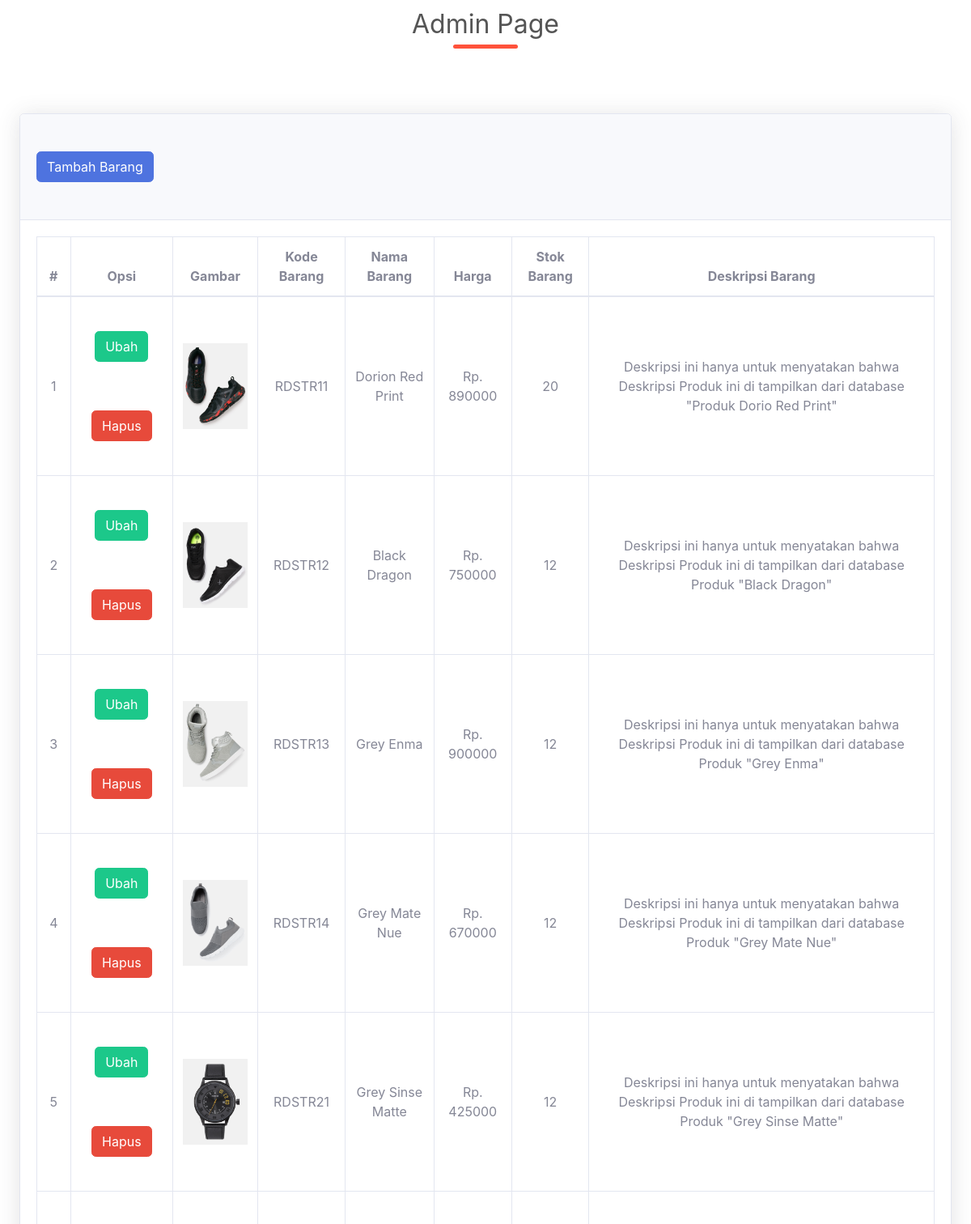
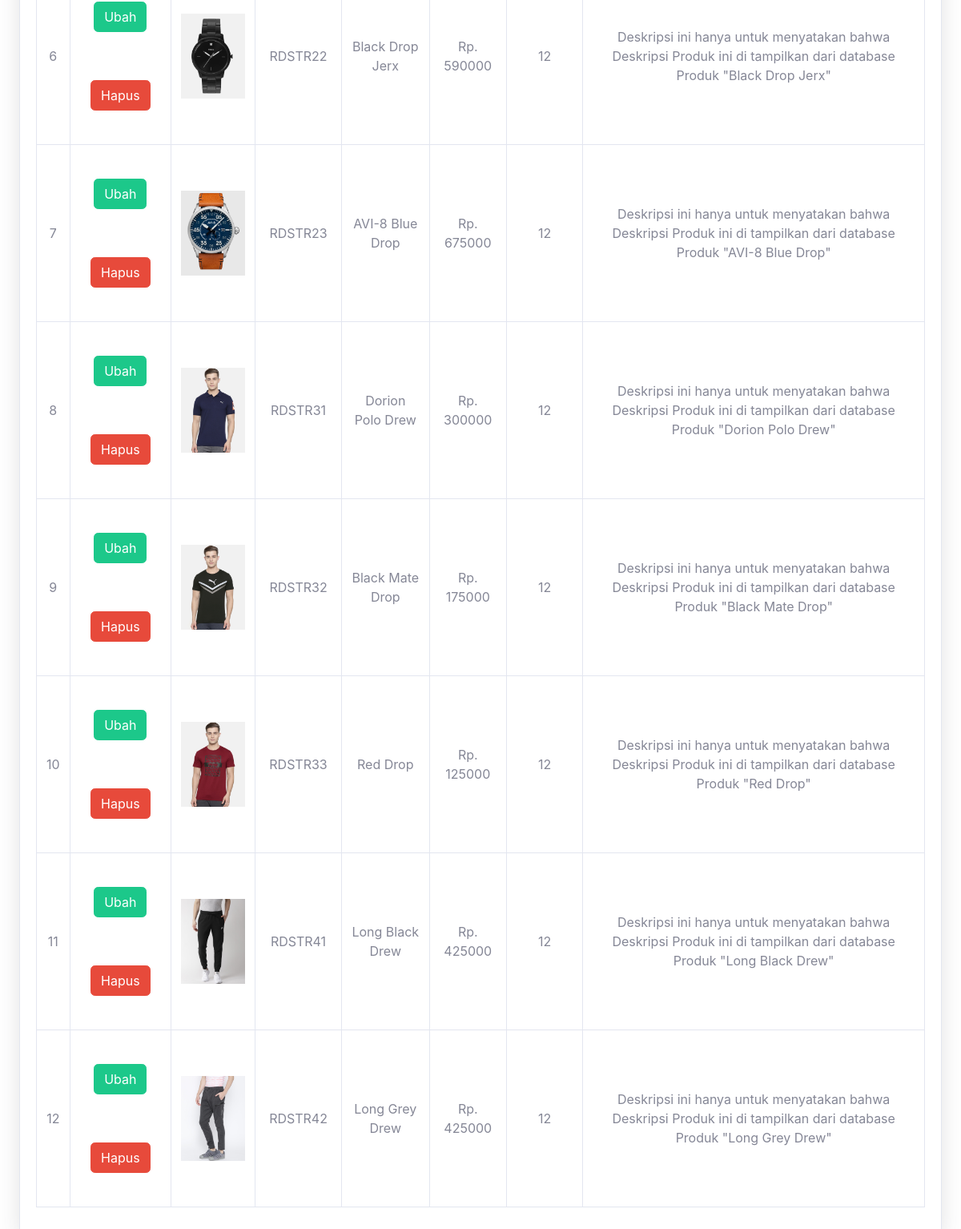
/Latihan5b/php/admin.php, run on the app's committed database (2 pictures, top to bottom).
### tables this page shows
CREATE TABLE `produk` (
  `kode_barang` int(11) NOT NULL,
  `kode_kategori` int(11) NOT NULL,
  `nama_barang` varchar(20) NOT NULL,
  `ukuran` varchar(10) NOT NULL,
  `harga` int(11) NOT NULL,
  `stok_barang` int(11) NOT NULL,
  `gambar_produk` varchar(20) NOT NULL,
  `deskripsi_produk` varchar(250) NOT NULL
);

### Latihan5b/php/functions.php (called while the page is built, shortened)
<?php
function koneksi()
{
  $conn = mysqli_connect("localhost", "root", "");
  mysqli_select_db($conn, "pw_tubes_153040116");
  return $conn;
}
function produk($sql_p)
{
  $conn = koneksi();
  $db_p = mysqli_query($conn, "$sql_p");
  $rows_p = [];
  while ($row_p = mysqli_fetch_assoc($db_p)) {
    $rows_p[] = $row_p;
  }
  return $rows_p;
}

### Latihan5b/php/admin.php (the view, shortened to what this page needs)
<?php
require 'functions.php';
$produk = produk("SELECT * FROM produk");
?>
<!DOCTYPE html>
<html lang="en">
<head>
  <link rel="stylesheet" href="../css/style.css">
  <link rel="stylesheet" href="../css/style-2.css">
</head>
<body>
  <h2 class="title">Admin Page</h2>
  <div class="container-fluid">
    <div class="card shadow mb-4">
      <div class="card-header py-3">
        <a href="tambah.php"><button type="button" class="btn btn-primary" data-toggle="modal" data-target="#addadminprofile">
            Tambah Barang
          </button></a>
      </div>
      <div class="card-body">
        <div class="table-responsive">
          <table class="table table-bordered" id="dataTable" width="100%" cellspacing="0">
            <thead>
              <tr>
                <th> # </th>
                <th> Opsi </th>
                <th> Gambar </th>
                <th> Kode Barang </th>
                <th> Nama Barang </th>
                <th> Harga </th>
                <th> Stok Barang </th>
                <th> Deskripsi Barang </th>
              </tr>
            </thead>
            <tbody>
              <?php $i = 1; ?>
              <?php foreach ($produk as $prod) : ?>
                <tr>
                  <td> <?= $i; ?> </td>
                  <td>
                    <a href=""><button type="submit" name="edit_btn" class="btn btn-success">Ubah</button></a>
                    <a href=""><button type="submit" name="delete_btn" class="btn btn-danger">Hapus</button></a>
                  </td>
                  <td><img src="../assets/img/products/<?= $prod['gambar_produk']; ?>"></td>
                  <td>RDSTR<?= $prod['kode_barang']; ?></td>
                  <td><?= $prod['nama_barang']; ?></td>
                  <td>Rp. <?= $prod['harga']; ?></td>
                  <td><?= $prod['stok_barang']; ?></td>
                  <td><?= $prod['deskripsi_produk']; ?></td>
                </tr>
                <?php $i++; ?>
              <?php endforeach; ?>
            </tbody>
          </table>
        </div>
      </div>
</body>
</html>

### Latihan5b/css/style.css (style rules this page uses)
* { margin: 0; padding: 0; box-sizing: border-box; }
body { font-family: 'Poppins', sans-serif; }
a { text-decoration: none; color: #555; }
.btn { display: inline-block; background: #ff523b; color: #fff; padding: 8px 30px; margin: 30px 0; border-radius: 30px; transition: background 0.5s; }
.title { text-align: center; margin: 0 auto 80px; position: relative; line-height: 60px; color: #555; }
.title::after { content: ''; background: #ff523b; width: 80px; height: 5px; border-radius: 5px; position: absolute; bottom: 0; left: 50%; transform: translateX(-50%); }

### data on the page
produk: gambar_produk (picture), kode_barang "11", nama_barang "Dorion Red Print", harga "890000", stok_barang "20", deskripsi_produk "Deskripsi ini hanya untuk menyatakan bahwa Deskripsi Produk ini di tampilkan dari database \"Produk Dorio Red Print\""
produk: gambar_produk (picture), kode_barang "12", nama_barang "Black Dragon", harga "750000", stok_barang "12", deskripsi_produk "Deskripsi ini hanya untuk menyatakan bahwa Deskripsi Produk ini di tampilkan dari database Produk \"Black Dragon\""
produk: gambar_produk (picture), kode_barang "13", nama_barang "Grey Enma", harga "900000", stok_barang "12", deskripsi_produk "Deskripsi ini hanya untuk menyatakan bahwa Deskripsi Produk ini di tampilkan dari database Produk \"Grey Enma\""
produk: gambar_produk (picture), kode_barang "14", nama_barang "Grey Mate Nue", harga "670000", stok_barang "12", deskripsi_produk "Deskripsi ini hanya untuk menyatakan bahwa Deskripsi Produk ini di tampilkan dari database Produk \"Grey Mate Nue\""
produk: gambar_produk (picture), kode_barang "21", nama_barang "Grey Sinse Matte", harga "425000", stok_barang "12", deskripsi_produk "Deskripsi ini hanya untuk menyatakan bahwa Deskripsi Produk ini di tampilkan dari database Produk \"Grey Sinse Matte\""
produk: gambar_produk (picture), kode_barang "22", nama_barang "Black Drop Jerx", harga "590000", stok_barang "12", deskripsi_produk "Deskripsi ini hanya untuk menyatakan bahwa Deskripsi Produk ini di tampilkan dari database Produk \"Black Drop Jerx\""
produk: gambar_produk (picture), kode_barang "23", nama_barang "AVI-8 Blue Drop", harga "675000", stok_barang "12", deskripsi_produk "Deskripsi ini hanya untuk menyatakan bahwa Deskripsi Produk ini di tampilkan dari database Produk \"AVI-8 Blue Drop\""
produk: gambar_produk (picture), kode_barang "31", nama_barang "Dorion Polo Drew", harga "300000", stok_barang "12", deskripsi_produk "Deskripsi ini hanya untuk menyatakan bahwa Deskripsi Produk ini di tampilkan dari database Produk \"Dorion Polo Drew\""
produk: gambar_produk (picture), kode_barang "32", nama_barang "Black Mate Drop", harga "175000", stok_barang "12", deskripsi_produk "Deskripsi ini hanya untuk menyatakan bahwa Deskripsi Produk ini di tampilkan dari database Produk \"Black Mate Drop\""
produk: gambar_produk (picture), kode_barang "33", nama_barang "Red Drop", harga "125000", stok_barang "12", deskripsi_produk "Deskripsi ini hanya untuk menyatakan bahwa Deskripsi Produk ini di tampilkan dari database Produk \"Red Drop\""
produk: gambar_produk (picture), kode_barang "41", nama_barang "Long Black Drew", harga "425000", stok_barang "12", deskripsi_produk "Deskripsi ini hanya untuk menyatakan bahwa Deskripsi Produk ini di tampilkan dari database Produk \"Long Black Drew\""
produk: gambar_produk (picture), kode_barang "42", nama_barang "Long Grey Drew", harga "425000", stok_barang "12", deskripsi_produk "Deskripsi ini hanya untuk menyatakan bahwa Deskripsi Produk ini di tampilkan dari database Produk \"Long Grey Drew\""
